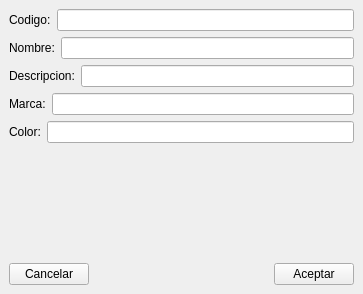
<?xml version="1.0" encoding="UTF-8"?>
<ui version="4.0">
 <class>Editar_producto_win</class>
 <widget class="QMainWindow" name="Editar_producto_win">
  <property name="geometry">
   <rect>
    <x>0</x>
    <y>0</y>
    <width>363</width>
    <height>294</height>
   </rect>
  </property>
  <property name="windowTitle">
   <string>Editar Producto</string>
  </property>
  <widget class="QWidget" name="centralwidget">
   <layout class="QVBoxLayout" name="verticalLayout_2">
    <item>
     <layout class="QVBoxLayout" name="verticalLayout">
      <item>
       <layout class="QHBoxLayout" name="horizontalLayout">
        <item>
         <widget class="QLabel" name="label">
          <property name="text">
           <string>Codigo:</string>
          </property>
         </widget>
        </item>
        <item>
         <widget class="QLineEdit" name="qline_codigo"/>
        </item>
       </layout>
      </item>
      <item>
       <layout class="QHBoxLayout" name="horizontalLayout_2">
        <item>
         <widget class="QLabel" name="label_2">
          <property name="text">
           <string>Nombre:</string>
          </property>
         </widget>
        </item>
        <item>
         <widget class="QLineEdit" name="qline_nombre"/>
        </item>
       </layout>
      </item>
      <item>
       <layout class="QHBoxLayout" name="horizontalLayout_3">
        <item>
         <widget class="QLabel" name="label_3">
          <property name="text">
           <string>Descripcion:</string>
          </property>
         </widget>
        </item>
        <item>
         <widget class="QLineEdit" name="qline_descripcion"/>
        </item>
       </layout>
      </item>
      <item>
       <layout class="QHBoxLayout" name="horizontalLayout_4">
        <item>
         <widget class="QLabel" name="label_4">
          <property name="text">
           <string>Marca:</string>
          </property>
         </widget>
        </item>
        <item>
         <widget class="QLineEdit" name="qline_marca"/>
        </item>
       </layout>
      </item>
      <item>
       <layout class="QHBoxLayout" name="horizontalLayout_5">
        <item>
         <widget class="QLabel" name="label_5">
          <property name="text">
           <string>Color:</string>
          </property>
         </widget>
        </item>
        <item>
         <widget class="QLineEdit" name="qline_color"/>
        </item>
       </layout>
      </item>
     </layout>
    </item>
    <item>
     <spacer name="verticalSpacer">
      <property name="orientation">
       <enum>Qt::Vertical</enum>
      </property>
      <property name="sizeType">
       <enum>QSizePolicy::Expanding</enum>
      </property>
      <property name="sizeHint" stdset="0">
       <size>
        <width>20</width>
        <height>40</height>
       </size>
      </property>
     </spacer>
    </item>
    <item>
     <layout class="QHBoxLayout" name="horizontalLayout_6">
      <item>
       <widget class="QPushButton" name="btn_cancelar">
        <property name="text">
         <string>Cancelar</string>
        </property>
       </widget>
      </item>
      <item>
       <spacer name="horizontalSpacer">
        <property name="orientation">
         <enum>Qt::Horizontal</enum>
        </property>
        <property name="sizeHint" stdset="0">
         <size>
          <width>40</width>
          <height>20</height>
         </size>
        </property>
       </spacer>
      </item>
      <item>
       <widget class="QPushButton" name="btn_aceptar">
        <property name="text">
         <string>Aceptar</string>
        </property>
       </widget>
      </item>
     </layout>
    </item>
   </layout>
  </widget>
 </widget>
 <resources/>
 <connections/>
</ui>
